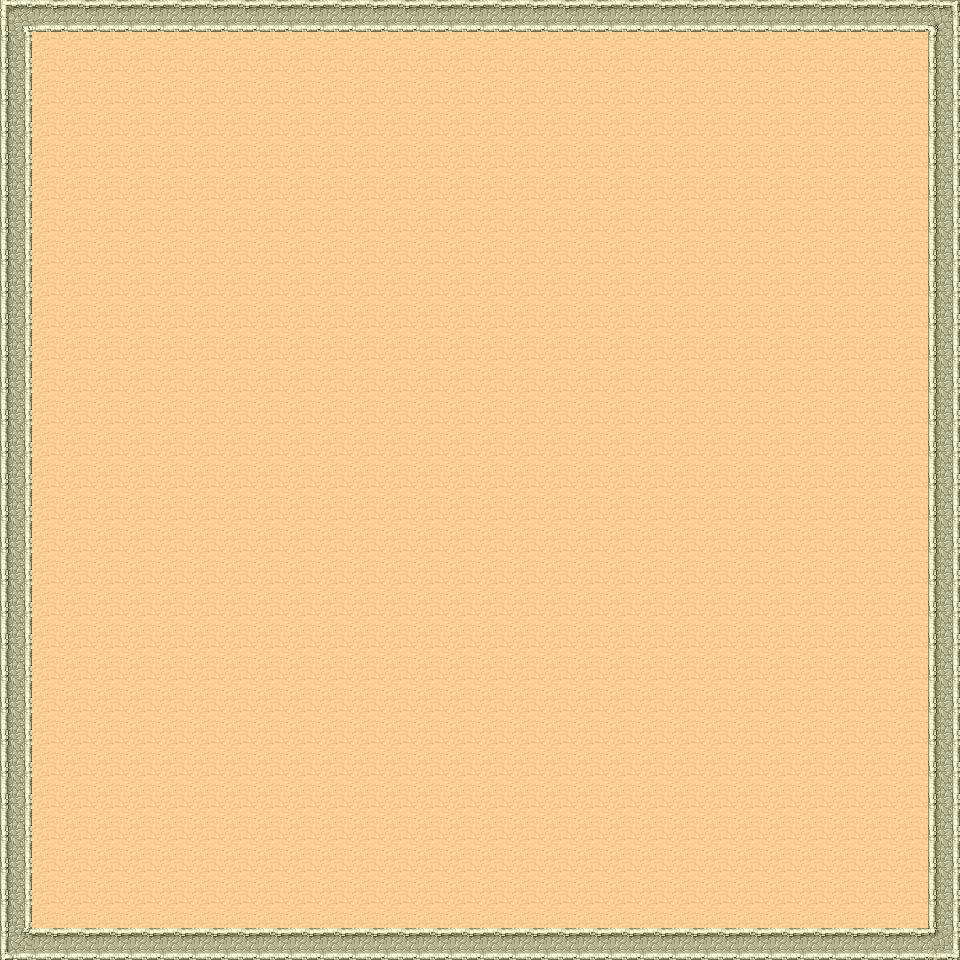

Tiled map render using the project's own tile images. Description and the whole map definition, tile-layer contents included, below:
An orthogonal 30x30 tile map with 32x32 px tiles, 1 tile layer (base), 1 hidden layer not drawn, 2 tilesets.

<map version="1.0" orientation="orthogonal" renderorder="right-down" width="30" height="30" tilewidth="32" tileheight="32" nextobjectid="1">
 <tileset firstgid="1" name="tmw_desert_refined" tilewidth="32" tileheight="32" spacing="1" margin="1" tilecount="80" columns="8">
  <image source="tmw_desert_refined.png" width="265" height="331" />
 </tileset>
 <tileset firstgid="81" name="meta_tiles" tilewidth="32" tileheight="32" spacing="1" margin="1" tilecount="2" columns="2">
  <image source="meta_tiles.png" width="67" height="34" />
 </tileset>
 <layer name="base" width="30" height="30">
  <data encoding="csv">
67,78,78,78,78,78,78,78,78,78,78,78,78,78,78,78,78,78,78,78,78,78,78,78,78,78,78,78,78,68,
77,30,30,30,30,30,30,30,30,30,30,30,30,30,30,30,30,30,30,30,30,30,30,30,30,30,30,30,30,77,
77,30,30,30,30,30,30,30,30,30,30,30,30,30,30,30,30,30,30,30,30,30,30,30,30,30,30,30,30,77,
77,30,30,30,30,30,30,30,30,30,30,30,30,30,30,30,30,30,30,30,30,30,30,30,30,30,30,30,30,77,
77,30,30,30,30,30,30,30,30,30,30,30,30,30,30,30,30,30,30,30,30,30,30,30,30,30,30,30,30,77,
77,30,30,30,30,30,30,30,30,30,30,30,30,30,30,30,30,30,30,30,30,30,30,30,30,30,30,30,30,77,
77,30,30,30,30,30,30,30,30,30,30,30,30,30,30,30,30,30,30,30,30,30,30,30,30,30,30,30,30,77,
77,30,30,30,30,30,30,30,30,30,30,30,30,30,30,30,30,30,30,30,30,30,30,30,30,30,30,30,30,77,
77,30,30,30,30,30,30,30,30,30,30,30,30,30,30,30,30,30,30,30,30,30,30,30,30,30,30,30,30,77,
77,30,30,30,30,30,30,30,30,30,30,30,30,30,30,30,30,30,30,30,30,30,30,30,30,30,30,30,30,77,
77,30,30,30,30,30,30,30,30,30,30,30,30,30,30,30,30,30,30,30,30,30,30,30,30,30,30,30,30,77,
77,30,30,30,30,30,30,30,30,30,30,30,30,30,30,30,30,30,30,30,30,30,30,30,30,30,30,30,30,77,
77,30,30,30,30,30,30,30,30,30,30,30,30,30,30,30,30,30,30,30,30,30,30,30,30,30,30,30,30,77,
77,30,30,30,30,30,30,30,30,30,30,30,30,30,30,30,30,30,30,30,30,30,30,30,30,30,30,30,30,77,
77,30,30,30,30,30,30,30,30,30,30,30,30,30,30,30,30,30,30,30,30,30,30,30,30,30,30,30,30,77,
77,30,30,30,30,30,30,30,30,30,30,30,30,30,30,30,30,30,30,30,30,30,30,30,30,30,30,30,30,77,
77,30,30,30,30,30,30,30,30,30,30,30,30,30,30,30,30,30,30,30,30,30,30,30,30,30,30,30,30,77,
77,30,30,30,30,30,30,30,30,30,30,30,30,30,30,30,30,30,30,30,30,30,30,30,30,30,30,30,30,77,
77,30,30,30,30,30,30,30,30,30,30,30,30,30,30,30,30,30,30,30,30,30,30,30,30,30,30,30,30,77,
77,30,30,30,30,30,30,30,30,30,30,30,30,30,30,30,30,30,30,30,30,30,30,30,30,30,30,30,30,77,
77,30,30,30,30,30,30,30,30,30,30,30,30,30,30,30,30,30,30,30,30,30,30,30,30,30,30,30,30,77,
77,30,30,30,30,30,30,30,30,30,30,30,30,30,30,30,30,30,30,30,30,30,30,30,30,30,30,30,30,77,
77,30,30,30,30,30,30,30,30,30,30,30,30,30,30,30,30,30,30,30,30,30,30,30,30,30,30,30,30,77,
77,30,30,30,30,30,30,30,30,30,30,30,30,30,30,30,30,30,30,30,30,30,30,30,30,30,30,30,30,77,
77,30,30,30,30,30,30,30,30,30,30,30,30,30,30,30,30,30,30,30,30,30,30,30,30,30,30,30,30,77,
77,30,30,30,30,30,30,30,30,30,30,30,30,30,30,30,30,30,30,30,30,30,30,30,30,30,30,30,30,77,
77,30,30,30,30,30,30,30,30,30,30,30,30,30,30,30,30,30,30,30,30,30,30,30,30,30,30,30,30,77,
77,30,30,30,30,30,30,30,30,30,30,30,30,30,30,30,30,30,30,30,30,30,30,30,30,30,30,30,30,77,
77,30,30,30,30,30,30,30,30,30,30,30,30,30,30,30,30,30,30,30,30,30,30,30,30,30,30,30,30,77,
75,78,78,78,78,78,78,78,78,78,78,78,78,78,78,78,78,78,78,78,78,78,78,78,78,78,78,78,78,76
</data>
 </layer>
 <layer name="meta" width="30" height="30" visible="0">
  <data encoding="csv">
81,81,81,81,81,81,81,81,81,81,81,81,81,81,81,81,81,81,81,81,81,81,81,81,81,81,81,81,81,81,
81,82,82,82,82,82,82,82,82,82,82,82,82,82,82,82,82,82,82,82,82,82,82,82,82,82,82,82,82,81,
81,82,82,82,82,82,82,82,82,82,82,82,82,82,82,82,82,82,82,82,82,82,82,82,82,82,82,82,82,81,
81,82,82,82,82,82,82,82,82,82,82,82,82,82,82,82,82,82,82,82,82,82,82,82,82,82,82,82,82,81,
81,82,82,82,82,82,82,82,82,82,82,82,82,82,82,82,82,82,82,82,82,82,82,82,82,82,82,82,82,81,
81,82,82,82,82,82,82,82,82,82,82,82,82,82,82,82,82,82,82,82,82,82,82,82,82,82,82,82,82,81,
81,82,82,82,82,82,82,82,82,82,82,82,82,82,82,82,82,82,82,82,82,82,82,82,82,82,82,82,82,81,
81,82,82,82,82,82,82,82,82,82,82,82,82,82,82,82,82,82,82,82,82,82,82,82,82,82,82,82,82,81,
81,82,82,82,82,82,82,82,82,82,82,82,82,82,82,82,82,82,82,82,82,82,82,82,82,82,82,82,82,81,
81,82,82,82,82,82,82,82,82,82,82,82,82,82,82,82,82,82,82,82,82,82,82,82,82,82,82,82,82,81,
81,82,82,82,82,82,82,82,82,82,82,82,82,82,82,82,82,82,82,82,82,82,82,82,82,82,82,82,82,81,
81,82,82,82,82,82,82,82,82,82,82,82,82,82,82,82,82,82,82,82,82,82,82,82,82,82,82,82,82,81,
81,82,82,82,82,82,82,82,82,82,82,82,82,82,82,82,82,82,82,82,82,82,82,82,82,82,82,82,82,81,
81,82,82,82,82,82,82,82,82,82,82,82,82,82,82,82,82,82,82,82,82,82,82,82,82,82,82,82,82,81,
81,82,82,82,82,82,82,82,82,82,82,82,82,82,82,82,82,82,82,82,82,82,82,82,82,82,82,82,82,81,
81,82,82,82,82,82,82,82,82,82,82,82,82,82,82,82,82,82,82,82,82,82,82,82,82,82,82,82,82,81,
81,82,82,82,82,82,82,82,82,82,82,82,82,82,82,82,82,82,82,82,82,82,82,82,82,82,82,82,82,81,
81,82,82,82,82,82,82,82,82,82,82,82,82,82,82,82,82,82,82,82,82,82,82,82,82,82,82,82,82,81,
81,82,82,82,82,82,82,82,82,82,82,82,82,82,82,82,82,82,82,82,82,82,82,82,82,82,82,82,82,81,
81,82,82,82,82,82,82,82,82,82,82,82,82,82,82,82,82,82,82,82,82,82,82,82,82,82,82,82,82,81,
81,82,82,82,82,82,82,82,82,82,82,82,82,82,82,82,82,82,82,82,82,82,82,82,82,82,82,82,82,81,
81,82,82,82,82,82,82,82,82,82,82,82,82,82,82,82,82,82,82,82,82,82,82,82,82,82,82,82,82,81,
81,82,82,82,82,82,82,82,82,82,82,82,82,82,82,82,82,82,82,82,82,82,82,82,82,82,82,82,82,81,
81,82,82,82,82,82,82,82,82,82,82,82,82,82,82,82,82,82,82,82,82,82,82,82,82,82,82,82,82,81,
81,82,82,82,82,82,82,82,82,82,82,82,82,82,82,82,82,82,82,82,82,82,82,82,82,82,82,82,82,81,
81,82,82,82,82,82,82,82,82,82,82,82,82,82,82,82,82,82,82,82,82,82,82,82,82,82,82,82,82,81,
81,82,82,82,82,82,82,82,82,82,82,82,82,82,82,82,82,82,82,82,82,82,82,82,82,82,82,82,82,81,
81,82,82,82,82,82,82,82,82,82,82,82,82,82,82,82,82,82,82,82,82,82,82,82,82,82,82,82,82,81,
81,82,82,82,82,82,82,82,82,82,82,82,82,82,82,82,82,82,82,82,82,82,82,82,82,82,82,82,82,81,
81,81,81,81,81,81,81,81,81,81,81,81,81,81,81,81,81,81,81,81,81,81,81,81,81,81,81,81,81,81
</data>
 </layer>
</map>
